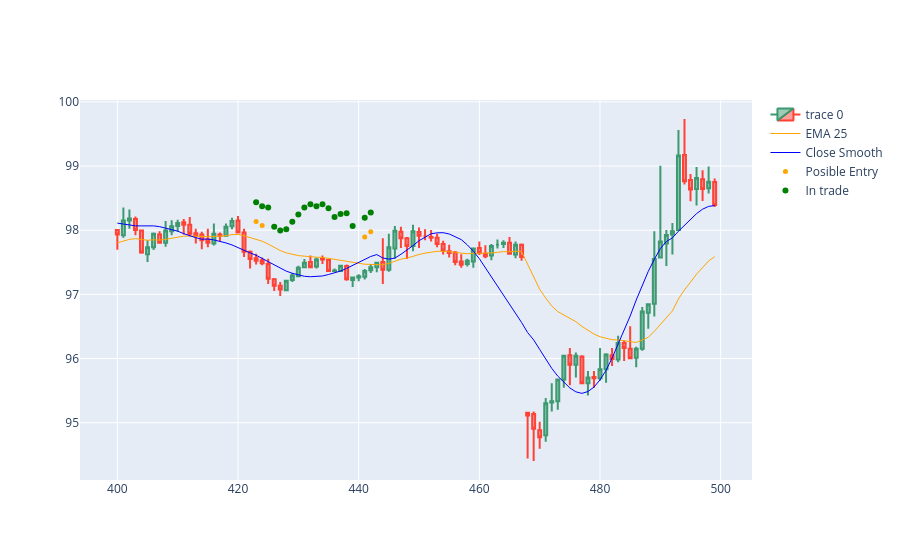

The notebook cell this image was saved under:
### Code cell
import plotly.io as pio
import plotly.graph_objects as go  

dfpl = result[500:600]

fig = go.Figure(
    data=[
        go.Candlestick(
            x=dfpl['index'], 
            open=dfpl['open'],
            high=dfpl['high'],
            low=dfpl['low'],
            close=dfpl['close']),
        go.Scatter(
            x=dfpl['index'], 
            y=dfpl['ema25'],
            line=dict(color='orange', width=1), 
            name="EMA 25"),
        go.Scatter(
            x=dfpl['index'], 
            y=dfpl['close_smooth'],
            line=dict(color='blue', width=1), 
            name="Close Smooth")
    ]
)

#fig.add_scatter(x=dfpl['index'], y=dfpl['squezzeArea'], mode="markers", marker=dict(size=5, color="red"), name="Squeez")
#fig.add_scatter(x=dfpl['index'], y=dfpl['squeezeCloseToEmaArea'], mode="markers", marker=dict(size=5, color="orange"), name="Important area")
fig.add_scatter(x=dfpl['index'], y=dfpl['posibleEntry'], mode="markers", marker=dict(size=5, color="orange"), name="Posible Entry")
fig.add_scatter(x=dfpl['index'], y=dfpl['positionArea'], mode="markers", marker=dict(size=6, color="green"), name="In trade")

fig.update_layout(xaxis_rangeslider_visible=False)
fig.show()
